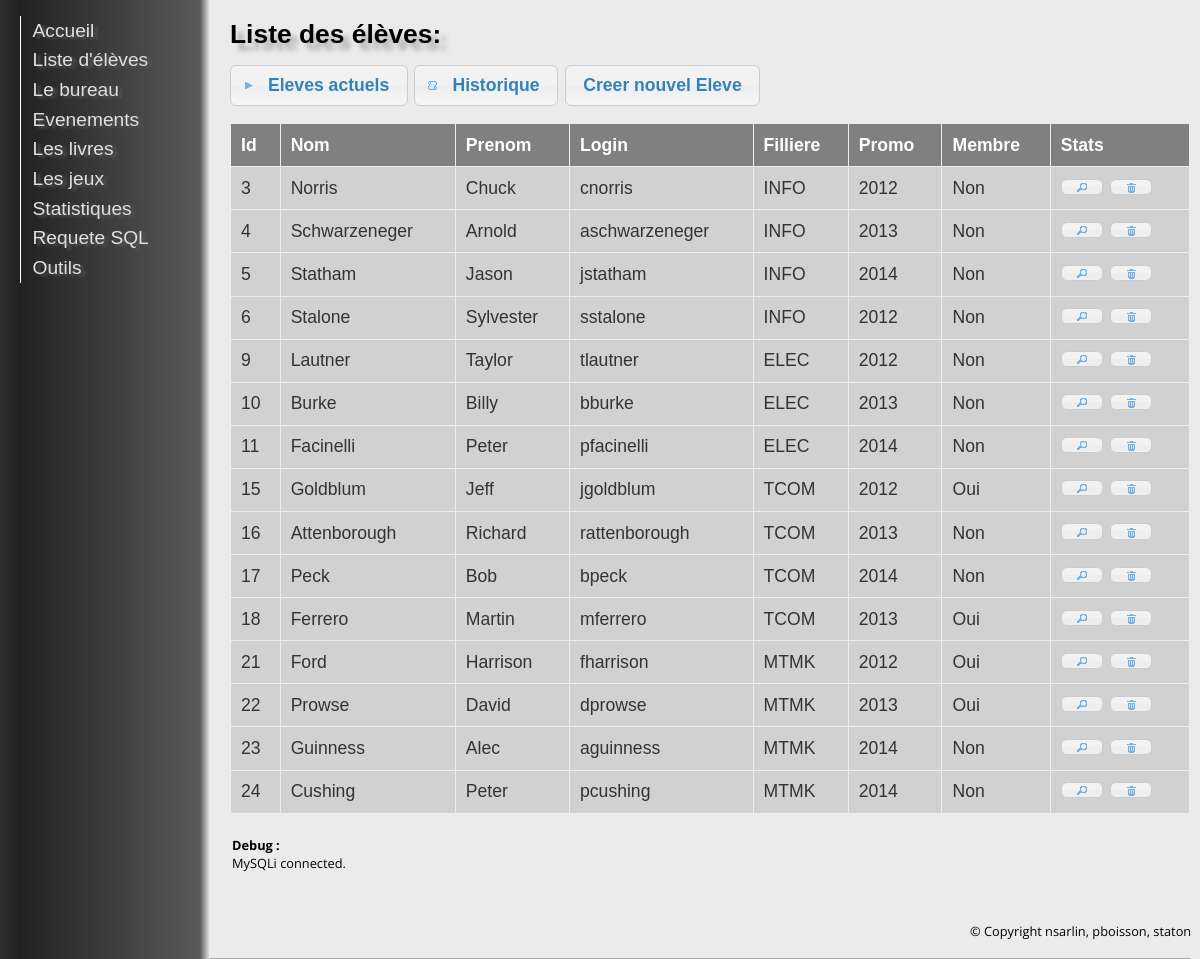
The page /?action=eleves on the database its author committed.
### index.php (called while the page is built, shortened)
<?php
$core = new Core();
$core->showPage();
?>

### src/classes/Eleve.class.php (called while the page is built, shortened)
<?php
class Eleve {
	private static $tableName="ELEVE";
	public function __construct($eleve = false)
	{
		if($eleve != false)
			$this->fetch($eleve);
	}
	public function fetch($result)
	{
		$this->id = $result['id_eleve'];
		$this->nom = $result['nom_eleve'];
		$this->prenom = $result['prenom_eleve'];
		$this->filliere = $result['filliere'];
		$this->login = $result['login'];
		$this->promo = $result['promo'];
		$query = "select COUNT(*) from MEMBRE where id_eleve=".$this->id;
		Database::query($query);
		$cou=Database::fetch();
		if($cou['COUNT(*)']==1)
			$this->isMember=true;
		else
			$this->isMember=false;
		Database::query("SELECT COUNT(*)
			FROM EVENEMENT, PARTICIPE
			WHERE PARTICIPE.id_eleve = ".$this->id."
			AND PARTICIPE.id_evt = EVENEMENT.id_evt
			AND year(EVENEMENT.date_evt) = YEAR(NOW())");
		$res=Database::fetch();
	}
	public static function getListe()
	{
		$query = "select * from ".Eleve::$tableName;
		$results = Database::query($query);
		return $results;
	}
}
?>

### src/libs/Database.lib.php (called while the page is built, shortened)
<?php
class Database implements genericInterface {
	private static $base;
	public static $lastResult;
	public static function init() {
		$mysqlDB=Config::$mysqlDB;
		Database::$base = new mysqli($mysqlDB->host, $mysqlDB->user, $mysqlDB->password, "", $mysqlDB->port);
	}
	public static function query($query, $debug=false) {
		$return = Database::$base->query($query);
		Database::$lastResult=$return;
		return $return;
	}
	public static function fetch($result = false)
	{
		if($result==false)
			return Database::$lastResult->fetch_assoc();
		else
			return $result->fetch_assoc();
	}
}
?>

### src/pages/ElevesPage.class.php (the view, shortened to what this page needs)
<?php
class ElevesPage extends Layout{
	public function bodyHTML() {
?>
<div id="liste" class="ui-widget">
    <h1>Liste des élèves:</h1>
		<button id="actual">Eleves actuels</button>
		<button id="historique">Historique</button>
		<button id="create-user">Creer nouvel Eleve</button>
    <table id="users" class="ui-widget ui-widget-content">
        <thead>
            <tr class="ui-widget-header ">
				<th>Id</th>
				<th>Nom</th>
				<th>Prenom</th>
				<th>Login</th>
				<th>Filliere</th>
				<th>Promo</th>
				<th>Membre</th>
				<th>Stats</th>
            </tr>
        </thead>
        <tbody>
		<?php
			$result=Eleve::getListe();
			if(!($result))
			{
				echo "Erreur de requete : ".Database::errorMsg();
			}
			else
			{
				while($res = Database::fetch($result))
				{
					$eleve = new Eleve($res);
					if((!isset($_GET['historique']) && $eleve->promo >= date('Y')) || (isset($_GET['historique']) && $eleve->promo < date('Y')))
					{
						echo "<tr>";
						echo "<td>".$eleve->id."</td>";
						echo "<td>".$eleve->nom."</td>";
						echo "<td>".$eleve->prenom."</td>";
						echo "<td>".$eleve->login."</td>";
						echo "<td>".$eleve->filliere."</td>";
						echo "<td>".$eleve->promo."</td>";
						if($eleve->isMember)
							echo "<td>Oui</td>";
						else
							echo "<td>Non</td>";
						echo "<td>
						<button class='bubu' onclick='javascript:open_info(".$eleve->id.")'></button>
						<button class='bubu_del' onclick='javascript:delete_el(".$eleve->id.", \"".$eleve->prenom." ".$eleve->nom."\")'></button>
						</td>";
						echo "</tr>";
					}
				}
			}
		?>
        </tbody>
    </table>
</div>
		<?php
	}
}
?>

### src/classes/Core.class.php (shortened to what this page needs)
<?php
class Core {
	private static $debugText="";
	public function __construct() {
		$this->createDB();
	}
	public function createDB() {
		switch(Config::$dbType){
		case "mysql":
			if(class_exists('MYSQLi'))
			{
				$this->addDebug("MySQLi connected.");
			}
			else
				die("MySQL NOT supported.");
			break;
		}
	}
	public function showPage()
	{
		$page=null;
		if(isset($_GET['raz']))
			$this::razDB();
		elseif(isset($_GET['test']))
			$this->testP();
		elseif(isset($_GET['action'])) {
			switch($_GET['action']) {
				case "eleves":
					$page = new ElevesPage();
					break;
			}
		}
		else
			$page = new Accueil($this);
		if($page && $page->showHTML())
			$page->toHTML();
	}
	public static function debugHTML() {
		echo Core::$debugText;
	}
	public static function addDebug($string) {
		Core::$debugText = Core::$debugText.$string."<br />";
	}
}
?>

### src/classes/Layout.class.php (shortened to what this page needs)
<?php
abstract class Layout {
	protected $AJAX = false;
	public function showHTML()
	{
		return !($this->AJAX);
	}
	public function toHTML() {
		$this->headerHTML();
		$this->bodyHTML();
		$this->footerHTML();
	}
	public function headerHTML() {
?>
<!DOCTYPE html>
<html lang="en">
	<head>
		<link rel="stylesheet" href="ressources/style.css" />
		<link rel="stylesheet" href="ressources/jquery-ui-1.9.2.css" />
	</head>
	<body>
		<div id="menu">
			<nav>
				<ul>
					<li>
						<a href="index.php">Accueil</a>
					</li>
					<li>
						<a href="?action=eleves">Liste d'élèves</a>
					</li>
					<li>
						<a href="?action=bureau">Le bureau</a>
					</li>
					<li>
						<a href="?action=evt">Evenements</a>
					</li>
					<li>
						<a href="?action=livres">Les livres</a>
					</li>
					<li>
						<a href="?action=jeux">Les jeux</a>
					</li>
					<li>
						<a href="?action=stats">Statistiques</a>
					</li>
					<li>
						<a href="?action=sql">Requete SQL</a>
					</li>
					<li>
						<a href="?action=tools">Outils</a>
					</li>
				</ul>
			</nav>
		</div>
	<div id="right">
		<div id="body">
<?php
			}
			public function footerHTML() {
		?>
	<div id="debug">
		<b>Debug :</b><br />
	</div>
</div>
		<div id="footer">
			<footer>
				<p>
					&copy; Copyright nsarlin, pboisson, staton
				</p>
			</footer>
		</div>
	</div>
	</body>
</html>
<?php
	}
	}
?>

### ressources/style.css (style rules this page uses)
body { font-family: 'Open Sans', sans-serif; background-color:#EBEBEB; }
h1 { font-weight: bold; text-align: left; font-family: 'Arial Black', Gadget, sans-serif; font-size: 1.5em; line-height: 110%; text-shadow: 7px 7.0px 5px rgba(142, 139, 143, 0.7); margin: .6em 0; }
div#menu { position: fixed; left: 0; right: 0; top: 0; width: 200px; min-height: 100%; font-family: Arial; border-right: 1px solid #aaa; background-color:#2e2e2e; background-image: -moz-linear-gradient(0deg, #2e2e2e, #212121 20px,#595959 200px); background-image: -webkit-linear-gradient(0deg, #2e2e2e, #212121 20px,#595959 200px); background-image: -o-linear-gradient(0deg, #2e2e2e, #212121 20px,#595959 200px); background-image: -ms-linear-gradient(0deg, #2e2e2e, #212121 20px,#595959 200px); background-image:linear-gradient(90deg, #2e2e2e, #212121 20px,#595959 200px); }
div#right { position: absolute; left: 200px; top: 0px; width: 80%; min-height: 100%; background-image:-webkit-gradient(linear, 0% 0%, 1% 0%, from(#595959), to(#EBEBEB)); background-image:-moz-linear-gradient(0deg, #595959, #EBEBEB 10px); background-image:linear-gradient(90deg, #595959, #EBEBEB 10px); }
div#body { position: relative; left: 10px; top: 0px; height: auto; width: 100%; padding-left:20px; padding-bottom: 20px; border-bottom: 1px solid #aaa; }
div#footer { position: fixed; right: 0px; bottom: 0px; height: 50px; width: 230px; font-size: 0.8em; overflow: hidden; }
div#debug { position: relative; margin-top: 20px; margin-bottom: 20px; height: 80px; padding: 2px; font-size: 0.8em; overflow: scroll; }
#menu a { display: block; font-family: Arial; font-size: 1.2em; color: #E0E0E0; text-shadow: 4px 2px 3px #595959; width:9em; text-decoration:none; padding:0.2em 0.6em; border-left:1px solid white; }
#menu ul { width:100%; padding:0; margin-left:20px; list-style-type:none; }
#liste table { display: table; border-collapse: collapse; width: 70%; }
#liste td, th { background-color:#D1D1D1; text-align:center; padding: 10px; overflow: hidden; text-overflow: ellipsis; font-size: 100%; border: 1px solid grey; }
#liste th { background-color:gray; color:white; border: 2px solid black; }
div#liste { margin: 20px 0; }
div#liste table { margin: 1em 0; border-collapse: collapse; width: 100%; }
div#liste table td, div#liste table th { border: 1px solid #eee; padding: .6em 10px; text-align: left; }

### rows shown on the page
eleve: id_eleve "3", nom_eleve "Norris", prenom_eleve "Chuck", login "cnorris", filliere "INFO", promo "2012", shows "Non"
eleve: id_eleve "4", nom_eleve "Schwarzeneger", prenom_eleve "Arnold", login "aschwarzeneger", filliere "INFO", promo "2013", shows "Non"
eleve: id_eleve "5", nom_eleve "Statham", prenom_eleve "Jason", login "jstatham", filliere "INFO", promo "2014", shows "Non"
eleve: id_eleve "6", nom_eleve "Stalone", prenom_eleve "Sylvester", login "sstalone", filliere "INFO", promo "2012", shows "Non"
eleve: id_eleve "9", nom_eleve "Lautner", prenom_eleve "Taylor", login "tlautner", filliere "ELEC", promo "2012", shows "Non"
eleve: id_eleve "10", nom_eleve "Burke", prenom_eleve "Billy", login "bburke", filliere "ELEC", promo "2013", shows "Non"
eleve: id_eleve "11", nom_eleve "Facinelli", prenom_eleve "Peter", login "pfacinelli", filliere "ELEC", promo "2014", shows "Non"
eleve: id_eleve "15", nom_eleve "Goldblum", prenom_eleve "Jeff", login "jgoldblum", filliere "TCOM", promo "2012", shows "Oui"
eleve: id_eleve "16", nom_eleve "Attenborough", prenom_eleve "Richard", login "rattenborough", filliere "TCOM", promo "2013", shows "Non"
eleve: id_eleve "17", nom_eleve "Peck", prenom_eleve "Bob", login "bpeck", filliere "TCOM", promo "2014", shows "Non"
eleve: id_eleve "18", nom_eleve "Ferrero", prenom_eleve "Martin", login "mferrero", filliere "TCOM", promo "2013", shows "Oui"
eleve: id_eleve "21", nom_eleve "Ford", prenom_eleve "Harrison", login "fharrison", filliere "MTMK", promo "2012", shows "Oui"
eleve: id_eleve "22", nom_eleve "Prowse", prenom_eleve "David", login "dprowse", filliere "MTMK", promo "2013", shows "Oui"
eleve: id_eleve "23", nom_eleve "Guinness", prenom_eleve "Alec", login "aguinness", filliere "MTMK", promo "2014", shows "Non"
eleve: id_eleve "24", nom_eleve "Cushing", prenom_eleve "Peter", login "pcushing", filliere "MTMK", promo "2014", shows "Non"

### other values the page prints
$string "MySQLi connected."
